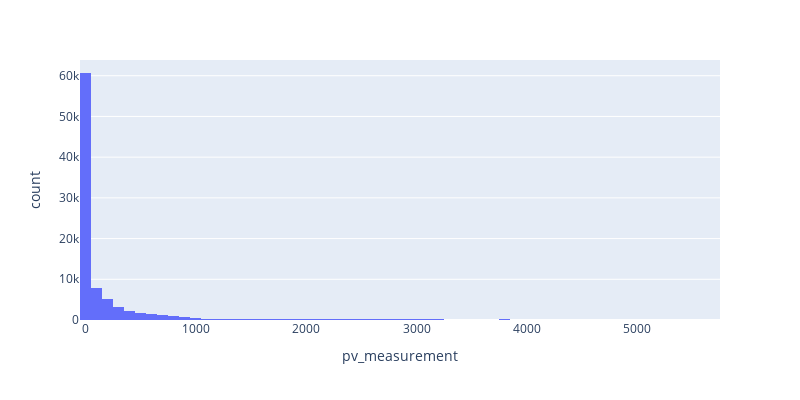

Notebook code for this chart:
### Code cell
px.histogram(df_hourly, x='pv_measurement', nbins=100, width=800, height=400)

### Figure 1 — Plotly figure (JSON) as saved in the notebook; plotly's stock layout.template omitted (floating-point values rounded to 4 significant figures; data arrays with more than 128 entries replaced by an {"elided": "..."} marker saying what was removed)
{"data": [{"alignmentgroup": "True", "bingroup": "x", "hovertemplate": "pv_measurement=%{x}<br>count=%{y}<extra></extra>", "legendgroup": "", "marker": {"color": "#636efa", "pattern": {"shape": ""}}, "name": "", "nbinsx": 100, "offsetgroup": "", "orientation": "v", "showlegend": false, "type": "histogram", "x": {"elided": "101290 float values"}, "xaxis": "x", "yaxis": "y"}], "layout": {"barmode": "relative", "height": 400, "legend": {"tracegroupgap": 0}, "margin": {"t": 60}, "width": 800, "xaxis": {"anchor": "y", "domain": [0, 1], "title": {"text": "pv_measurement"}}, "yaxis": {"anchor": "x", "domain": [0, 1], "title": {"text": "count"}}}}
